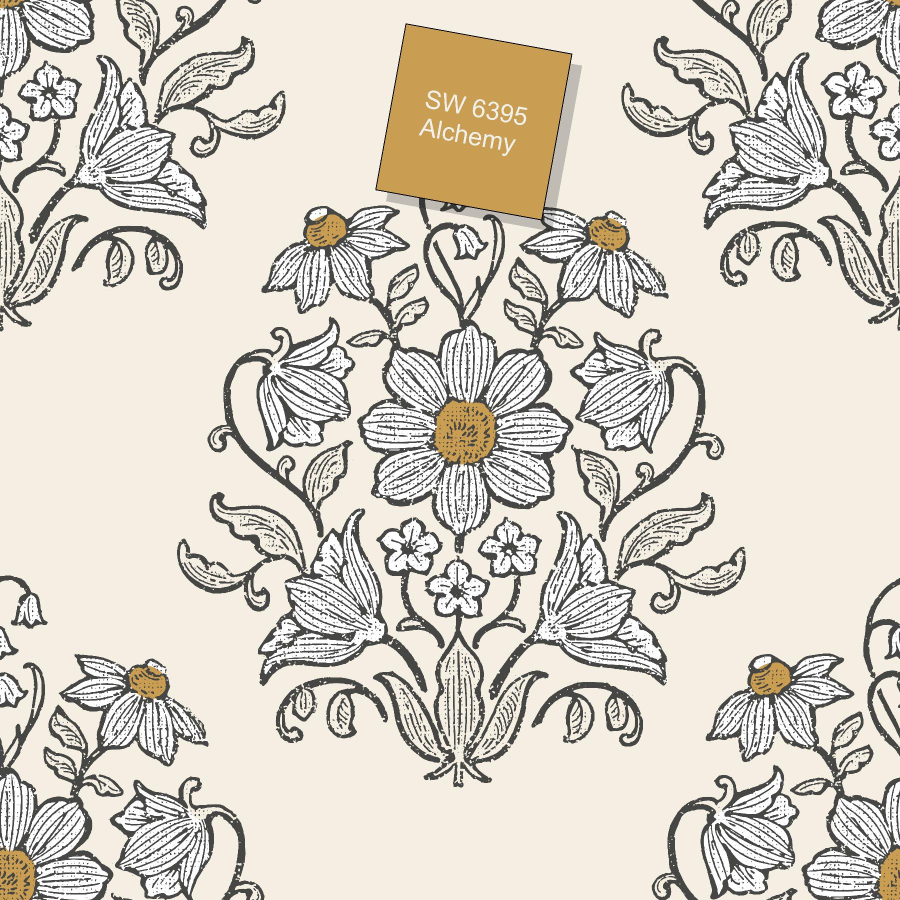
#> input picture src/special/11-001 - COTTAGE TULIPS - LAYER 3.jpg, 1800 x 1800 px, given in place of ., which was not available (shown at 1/2 size)
$ python slideshow_blends.py .
#> lines starting #> are read from the running program, lines starting #| are printed output that depends on the picture; pictures that were not available may be replaced by others from this repository, and a replacement may not be noted
import argparse, math, numpy as np
from PIL import Image
from moviepy.editor import ImageSequenceClip

MODES = {"multiply","screen","overlay","softlight","darken","lighten","difference"}

def ease(t):  # 0..1 -> 0..1
    return 0.5 - 0.5*math.cos(math.pi*max(0.0, min(1.0, t)))

# sRGB <> Linear helpers (approx)
def srgb_to_lin(x):  # x in [0,1]
    a = 0.055
    return np.where(x <= 0.04045, x/12.92, ((x + a)/(1+a))**2.4)
def lin_to_srgb(y):  # y in [0,1]
    a = 0.055
    return np.where(y <= 0.0031308, 12.92*y, (1+a)*np.power(y, 1/2.4) - a)

def load_letterbox(path, W, H):
#> called with path = '.', W = 1920, H = 1080
    im = Image.open(path).convert("RGB")
#> im is the input picture: PIL image 1800x1800 RGB; mean R, G, B 212.9, 206.3, 195.5
    w, h = im.size
#> w = 1800; h = 1800
    s = min(W / w, H / h)
#> s = 0.6
    nw, nh = max(1,int(w*s)), max(1,int(h*s))
#> nw = 1080; nh = 1080
    im = im.resize((nw, nh), Image.LANCZOS)
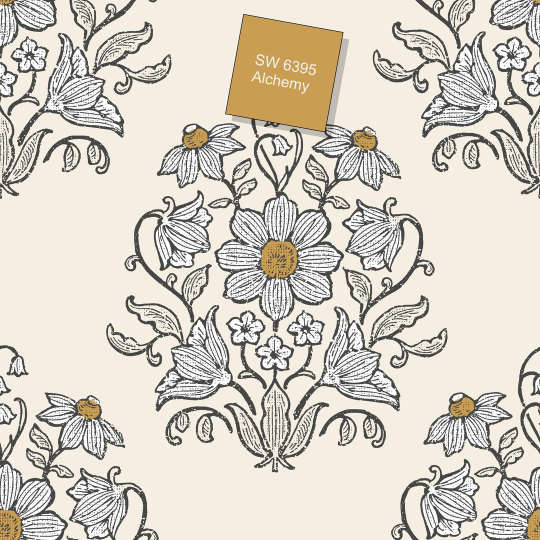
#> im: PIL image 1080x1080 RGB (shown at 1/2 size); mean R, G, B 212.6, 206, 195.2
    canvas = Image.new("RGB", (W, H), (0,0,0))
#> canvas: PIL image 1920x1080 RGB; every value is 0
    canvas.paste(im, ((W-nw)//2, (H-nh)//2))
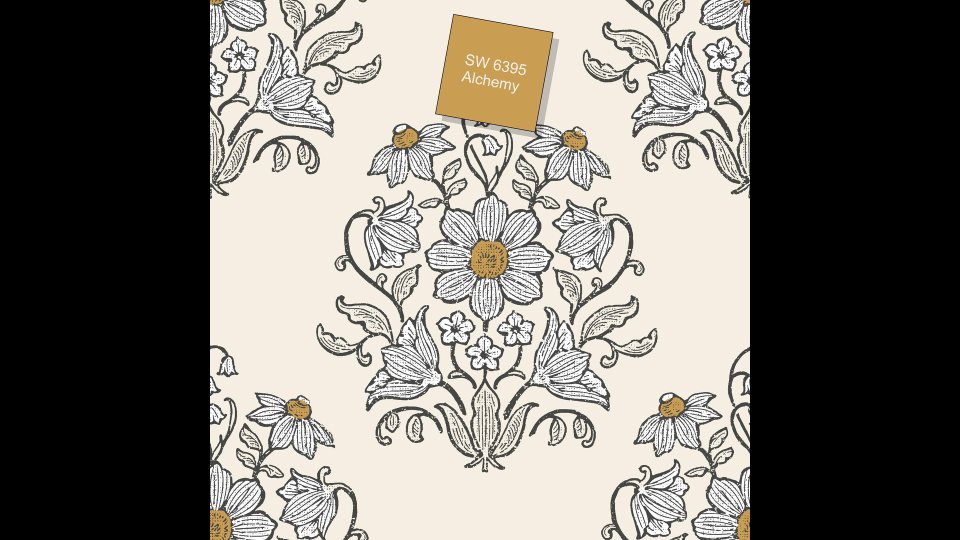
#> canvas: PIL image 1920x1080 RGB (shown at 1/2 size); mean R, G, B 119.6, 115.9, 109.8
    arr = np.asarray(canvas, dtype=np.float32) / 255.0  # sRGB [0..1]
    return arr

def blend_linear(A_srgb, B_srgb, alpha, mode):
    # convert to linear for accurate math
    A = srgb_to_lin(A_srgb)
    B = srgb_to_lin(B_srgb)

    if mode == "multiply":
        M = A * B
    elif mode == "screen":
        M = 1.0 - (1.0 - A) * (1.0 - B)
    elif mode == "overlay":
        M = np.where(A <= 0.5, 2*A*B, 1.0 - 2*(1.0 - A)*(1.0 - B))
    elif mode == "softlight":
        # common softlight approximation
        M = (1-2*B)*A*A + 2*B*A
    elif mode == "darken":
        M = np.minimum(A, B)
    elif mode == "lighten":
        M = np.maximum(A, B)
    elif mode == "difference":
        M = np.abs(A - B)
    else:
        M = (A + B) * 0.5

    # transition from A -> mode(A,B)
    Y = (1.0 - alpha) * A + alpha * M
    # back to sRGB
    out = lin_to_srgb(np.clip(Y, 0.0, 1.0))
    return (out * 255.0).astype(np.uint8)

def build(images, W, H, fps, hold, trans, mode):
    arrs = [load_letterbox(p, W, H) for p in images]
#> arrs = 1 item
    frames = []
    holdf  = max(0, int(round(hold*fps)))
    transf = max(2, int(round(trans*fps)))

    for i in range(len(arrs)-1):
        frames += [(arrs[i]*255).astype(np.uint8)] * holdf
        for k in range(transf):
            alpha = ease(k/(transf-1))
            frames.append(blend_linear(arrs[i], arrs[i+1], alpha, mode))
#> this loop made 0 passes
#> after the loop, frames = []

    frames += [(arrs[-1]*255).astype(np.uint8)] * holdf
#> frames = 22 items
    return frames

if __name__ == "__main__":
    ap = argparse.ArgumentParser()
    ap.add_argument("images", nargs="+")
    ap.add_argument("-o","--out", default="slideshow_blend.mp4")
    ap.add_argument("--mode", default="screen", choices=sorted(MODES))
    ap.add_argument("--fps", type=int, default=30)
    ap.add_argument("--width", type=int, default=1920)
    ap.add_argument("--height", type=int, default=1080)
    ap.add_argument("--hold", type=float, default=0.75)
    ap.add_argument("--trans", type=float, default=2.75)
    args = ap.parse_args()

    print(f"Using blend mode: {args.mode}")
    frames = build(args.images, args.width, args.height, args.fps, args.hold, args.trans, args.mode)
#> frames = 22 items
#> (the run stopped early here; a loop or call above may not have finished)

$ run again, on src/special/11-001 - COTTAGE TULIPS - LAYER 4.jpg
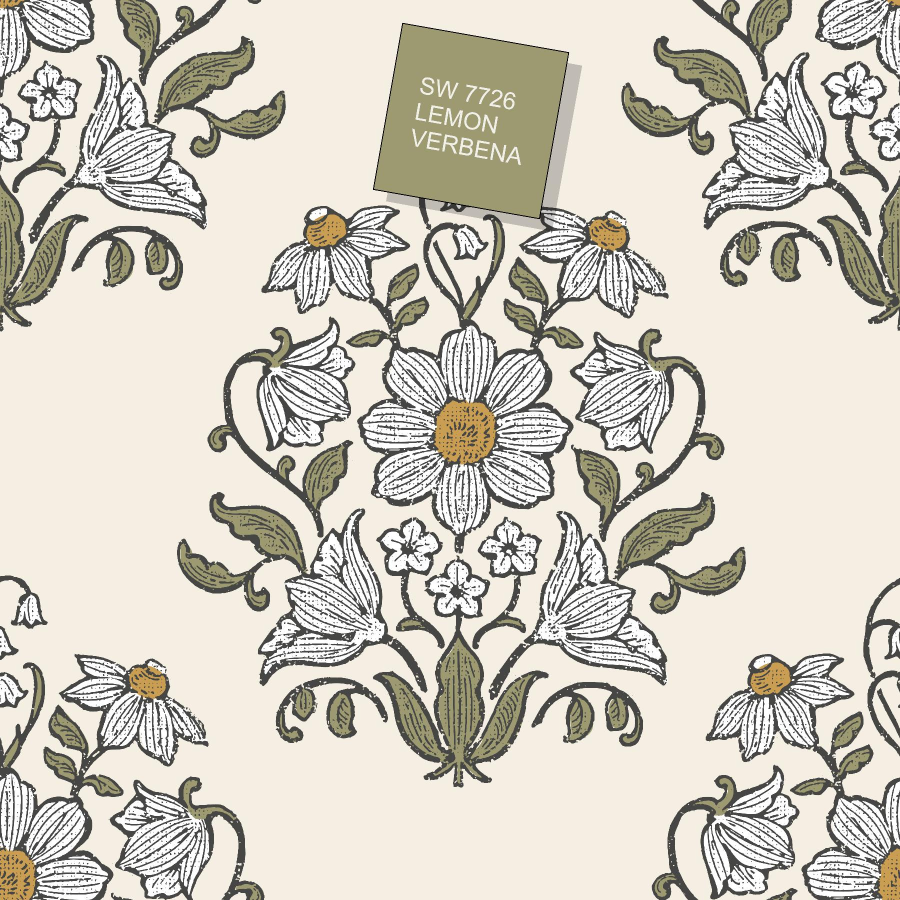
#> input picture src/special/11-001 - COTTAGE TULIPS - LAYER 4.jpg, 1800 x 1800 px, given in place of ., which was not available (shown at 1/2 size)
#> in load_letterbox, im is the input picture: PIL image 1800x1800 RGB; mean R, G, B 207.3, 202.1, 191.1
#> in load_letterbox, `im = im.resize((nw, nh), Image.LANCZOS)`:
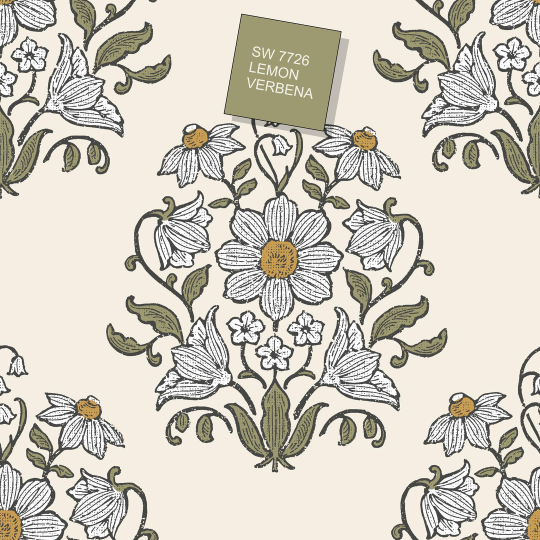
#> im: PIL image 1080x1080 RGB (shown at 1/2 size); mean R, G, B 207, 201.8, 190.8
#> in load_letterbox, `canvas.paste(im, ((W-nw)//2, (H-nh)//2))`:
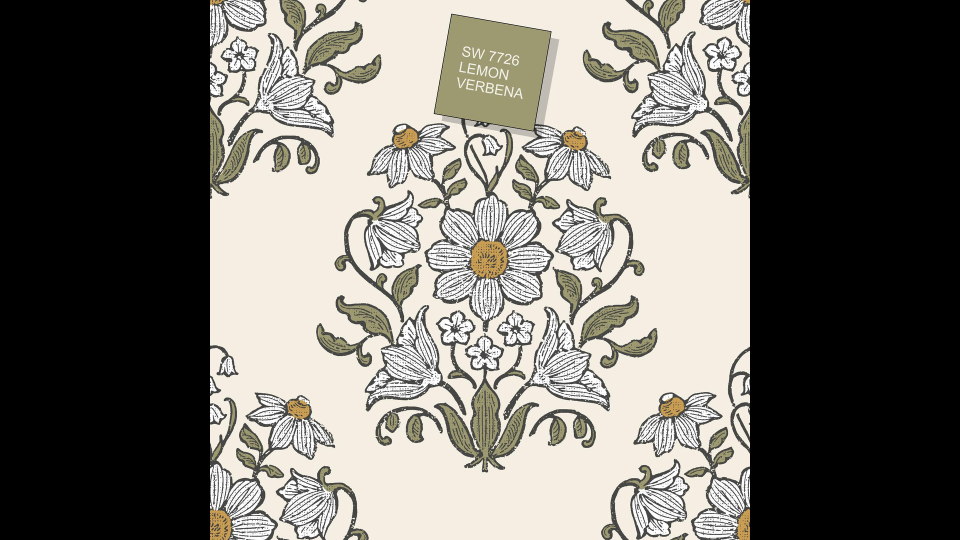
#> canvas: PIL image 1920x1080 RGB (shown at 1/2 size); mean R, G, B 116.4, 113.5, 107.3
#> arrs = 1 item
#> after the loop in build, `for i in range(len(arrs)-1):`: frames = []
#> in build, `frames += [(arrs[-1]*255).astype(np.uint8)] * holdf`: frames = 22 items
